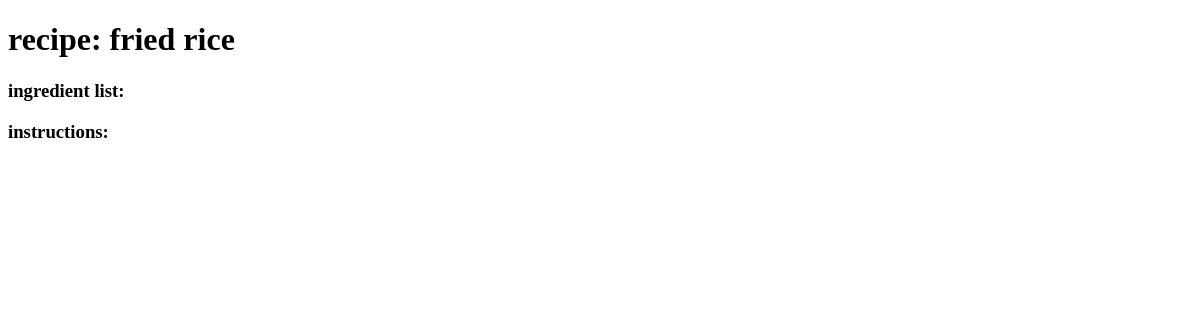
The page /fridge/2/ on the database as committed earlier.
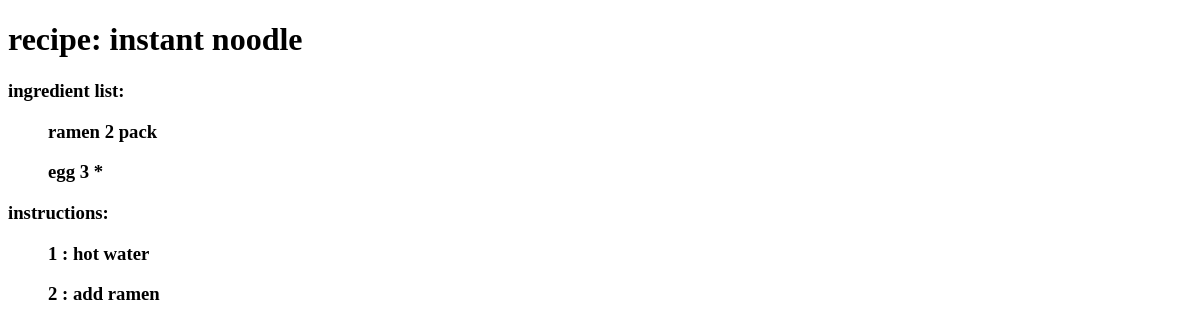
The same page on the database as committed later.
### fridge/models.py (models this page shows, shortened)
class Recipe(models.Model):
    recipe_id = models.IntegerField(primary_key=True, default=0)
    recipe_name = models.CharField(max_length=200)
    recipe_cal = models.IntegerField(default=0)
    recipe_label = models.CharField(max_length=200)

class Recipe_ingredient(models.Model):
    recipe_id = models.ForeignKey(Recipe, on_delete=models.CASCADE, default=0)
    ingredient_id = models.ForeignKey(Ingredient, on_delete=models.CASCADE, default=0)
    ingredient_quantity = models.IntegerField(default=0)
    class Meta:
        unique_together = (("recipe_id", "ingredient_id"),)

class Ingredient(models.Model):
    ingredient_id = models.IntegerField(primary_key=True, default=0)
    ingredient_name = models.CharField(max_length=200)
    ingredient_unit = models.CharField(max_length=200)
    ingredient_type = models.CharField(max_length=200)

class Recipe_step(models.Model):
    recipe_id = models.ForeignKey(Recipe, on_delete=models.CASCADE, default=0)
    step_number = models.IntegerField(default=0)
    step_instructions = models.CharField(max_length=200)
    class Meta:
        unique_together = (("recipe_id", "step_number"),)

### fridge/views.py (the view)
# urls.py: path('<int:r_id>/', views.detail, name='detail'),
def detail(request, r_id): # 超链接或直接输入：get from url
    recipe = get_object_or_404(Recipe, recipe_id=r_id)
    step_list = Recipe_step.objects.filter(recipe_id=r_id).order_by('step_number')
    ingredient_list = Recipe_ingredient.objects.filter(recipe_id=r_id).select_related('ingredient_id')
    context = {'recipe': recipe, 'ingredient_list': ingredient_list, 'step_list': step_list}
    return render(request, 'fridge/detail.html', context)

### fridge/templates/fridge/detail.html (shortened to what this page needs)
<!DOCTYPE html>
<html lang="en">
<head>
</head>
<body>
<h1>recipe: {{ recipe.recipe_name }}</h1>
<h3>ingredient list:</h3>
<ul>
{% for i in ingredient_list %}
    <h3>{{ i.ingredient_id.ingredient_name }} {{ i.ingredient_quantity }} {{ i.ingredient_id.ingredient_unit }}</h3>
{% endfor %}
</ul>
<h3>instructions: </h3>
<ul>
{% for s in step_list %}
    <h3>{{ s.step_number}} : {{ s.step_instructions }} </h3>
{% endfor %}
</ul>
</body>
</html>

Rows that differ between the two databases and show on the page:
changed Recipe: recipe_name "fried rice" → "instant noodle"
now on this page (row edited): Recipe_ingredient: ingredient_id.ingredient_name "ramen", ingredient_quantity "2", ingredient_id.ingredient_unit "pack"
now on this page (row edited): Recipe_ingredient: ingredient_id.ingredient_name "egg", ingredient_quantity "3", ingredient_id.ingredient_unit "*"
added Recipe_step: step_number "1", step_instructions "hot water"
added Recipe_step: step_number "2", step_instructions "add ramen"
